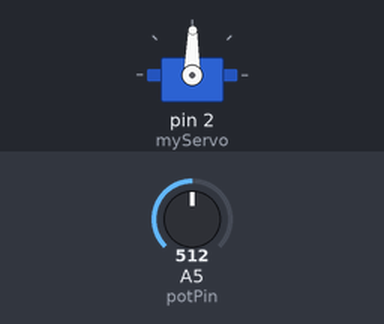
Bench run of a sketch on a simulated Arduino Uno, built with avr-gcc and run on an emulated ATmega328P. Shown: servo. Inputs (shaded band) come from the test bench; at power-on: A5 (potPin) = 512.

Above: at 1.2 s.
1.3 s: A5 (potPin) set to 716
At 2.5 s:
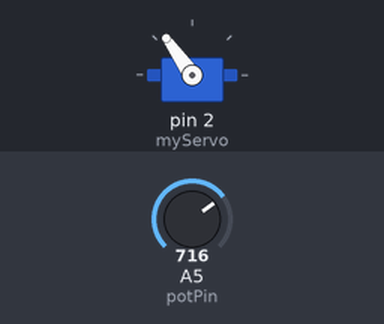
2.8 s: A5 (potPin) set to 900
At 3.5 s:
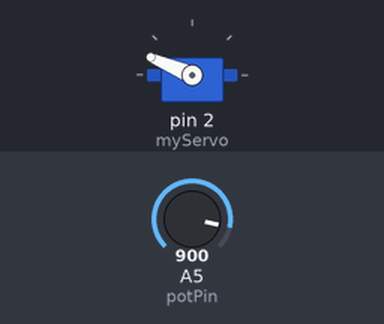
4.3 s: A5 (potPin) set to 1023
At 4.9 s:
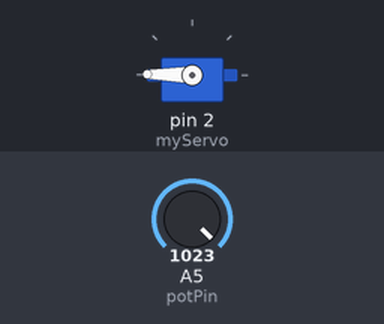
5.8 s: A5 (potPin) set to 306
At 6.9 s:
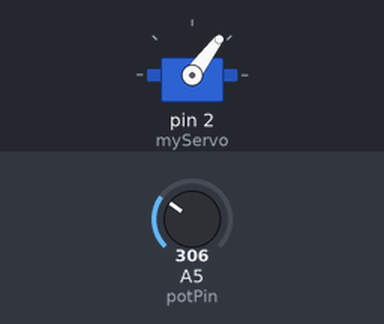
7.3 s: A5 (potPin) set to 122
At 8.4 s:
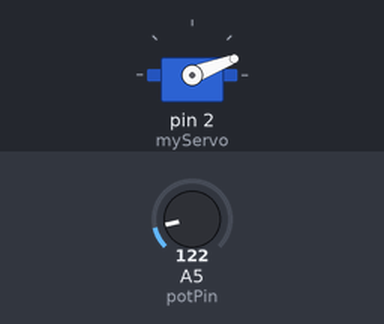
8.8 s: A5 (potPin) set to 511
At 9.2 s:
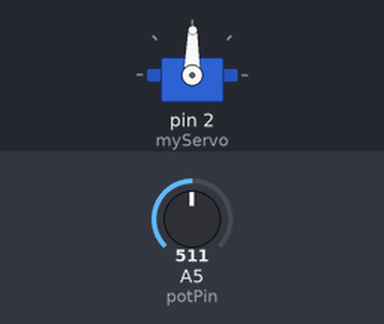
Timing chart, 0 to 11.3 s (numbered marks = the images above; inputs shaded):
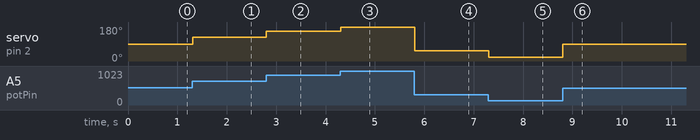

The sketch:

BIS_MOTION.ino
```cpp
// BIS MOTION code
// Author: Anders Reiche

#include <Servo.h>

Servo myServo;

int const potPin = 5; // ESP8266 pin D1
int potVal;
int angle;

void setup() {
  myServo.attach(2); // ESP8266 pin D4
}

void loop() {
  potVal = analogRead(potPin);
  angle = map(potVal, 0, 1023, 0, 179);
  myServo.write(angle);

  delay(15); // wait for servo to respond
}
```

Measured:
- after the input at 1.3 s, servo on pin 2 (myServo): 89° → 125° at once
- after the input at 2.8 s, servo on pin 2 (myServo): 125° → 157° at once
- after the input at 4.3 s, servo on pin 2 (myServo): 157° → 179° at once
- after the input at 5.8 s, servo on pin 2 (myServo): 179° → 53° at once
- after the input at 7.3 s, servo on pin 2 (myServo): 53° → 21° at once
- after the input at 8.8 s, servo on pin 2 (myServo): 21° → 89° at once
